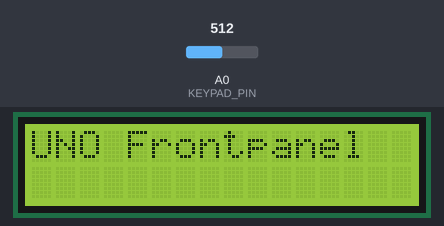
Recording of a program running on a simulated Arduino Uno, built with avr-gcc and run on an emulated ATmega328P. Shown: 16×2 character LCD. Inputs (shaded band) come from the test bench; at power-on: A0 (KEYPAD_PIN) = 512.

Above: at 0.1 s.
At 2.1 s:
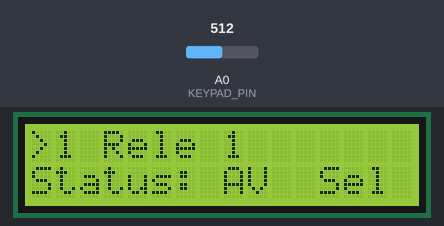
2.2 s: A0 (KEYPAD_PIN) set to 390
At 2.32 s:
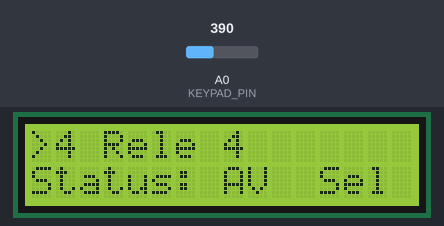
3.7 s: A0 (KEYPAD_PIN) set to 410
Timing chart, 0 to 6.7 s (numbered marks = the images above; inputs shaded):
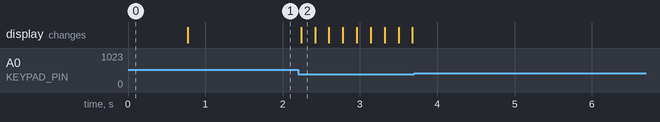

Measured:
- after the input at 2.2 s, the display: changes at once (image 2)
- after the input at 3.7 s, every drawn part: stays the same

The program:

main.cpp
```cpp
#include <Arduino.h>
#include <LiquidCrystal.h>
#include <SoftwareSerial.h>
#include "config.h"
LiquidCrystal lcd(LCD_RS, LCD_EN, LCD_D4, LCD_D5, LCD_D6, LCD_D7);
SoftwareSerial espSerial(ESP_RX_PIN, ESP_TX_PIN);
enum KeyType { KEY_NONE, KEY_RIGHT, KEY_UP, KEY_DOWN, KEY_LEFT, KEY_SELECT };
struct RelayInfo { String name; bool state; };
RelayInfo relays[FRONTPANEL_RELAYS];
uint8_t selectedRelay = 0; unsigned long lastKeyAt = 0; unsigned long lastStatusRequestAt = 0; String rxLine;
KeyType readKey(){ int v = analogRead(KEYPAD_PIN); if(v<60)return KEY_RIGHT; if(v<200)return KEY_UP; if(v<400)return KEY_DOWN; if(v<600)return KEY_LEFT; if(v<850)return KEY_SELECT; return KEY_NONE; }
void sendLine(const String &line){ espSerial.println(line); }
void requestSnapshot(){ sendLine("GET:ALL"); }
void initRelayData(){ for(uint8_t i=0;i<FRONTPANEL_RELAYS;i++){ relays[i].name="Rele "+String(i+1); relays[i].state=false; } }
void drawScreen(){ lcd.clear(); String line1=">"+String(selectedRelay+1)+" "+relays[selectedRelay].name; if(line1.length()>16) line1=line1.substring(0,16); String line2=relays[selectedRelay].state?"Status: PAA ":"Status: AV  "; line2 += "Sel"; lcd.setCursor(0,0); lcd.print(line1); lcd.setCursor(0,1); lcd.print(line2.substring(0,16)); }
void handleCommand(const String &cmd){
  if(cmd.startsWith("NAME:")){ int first=cmd.indexOf(':',5); if(first>0){ int idx=cmd.substring(5,first).toInt()-1; if(idx>=0&&idx<FRONTPANEL_RELAYS) relays[idx].name=cmd.substring(first+1);} }
  else if(cmd.startsWith("STATE:")){ int first=cmd.indexOf(':',6); if(first>0){ int idx=cmd.substring(6,first).toInt()-1; if(idx>=0&&idx<FRONTPANEL_RELAYS){ String val=cmd.substring(first+1); val.trim(); relays[idx].state=(val=="1"||val=="ON"); } } }
}
void readEspSerial(){ while(espSerial.available()){ char c=(char)espSerial.read(); if(c=='\r') continue; if(c=='\n'){ if(rxLine.length()){ handleCommand(rxLine); rxLine=""; drawScreen(); } } else { rxLine+=c; if(rxLine.length()>120) rxLine.remove(0,40);} } }
void handleKeys(){ KeyType key=readKey(); if(key==KEY_NONE) return; if(millis()-lastKeyAt<KEY_DEBOUNCE_MS) return; lastKeyAt=millis();
  if(key==KEY_UP){ selectedRelay=(selectedRelay+1)%FRONTPANEL_RELAYS; drawScreen(); }
  else if(key==KEY_DOWN){ selectedRelay=(selectedRelay==0)?FRONTPANEL_RELAYS-1:selectedRelay-1; drawScreen(); }
  else if(key==KEY_SELECT){ sendLine("TOGGLE:"+String(selectedRelay+1)); }
  else if(key==KEY_RIGHT){ sendLine("SET:"+String(selectedRelay+1)+":1"); }
  else if(key==KEY_LEFT){ sendLine("SET:"+String(selectedRelay+1)+":0"); } }
void setup(){ initRelayData(); lcd.begin(16,2); lcd.print("UNO Frontpanel"); delay(700); drawScreen(); Serial.begin(SERIAL_BAUD); espSerial.begin(SERIAL_BAUD); delay(200); requestSnapshot(); }
void loop(){ handleKeys(); readEspSerial(); if(millis()-lastStatusRequestAt>STATUS_REQUEST_MS){ lastStatusRequestAt=millis(); requestSnapshot(); } }
```

config.h
```cpp
#pragma once
#define LCD_RS 8
#define LCD_EN 9
#define LCD_D4 4
#define LCD_D5 5
#define LCD_D6 6
#define LCD_D7 7
#define KEYPAD_PIN A0
#define ESP_RX_PIN 2
#define ESP_TX_PIN 3
#define SERIAL_BAUD 115200
#define FRONTPANEL_RELAYS 4
#define KEY_DEBOUNCE_MS 180
#define STATUS_REQUEST_MS 3000
```
